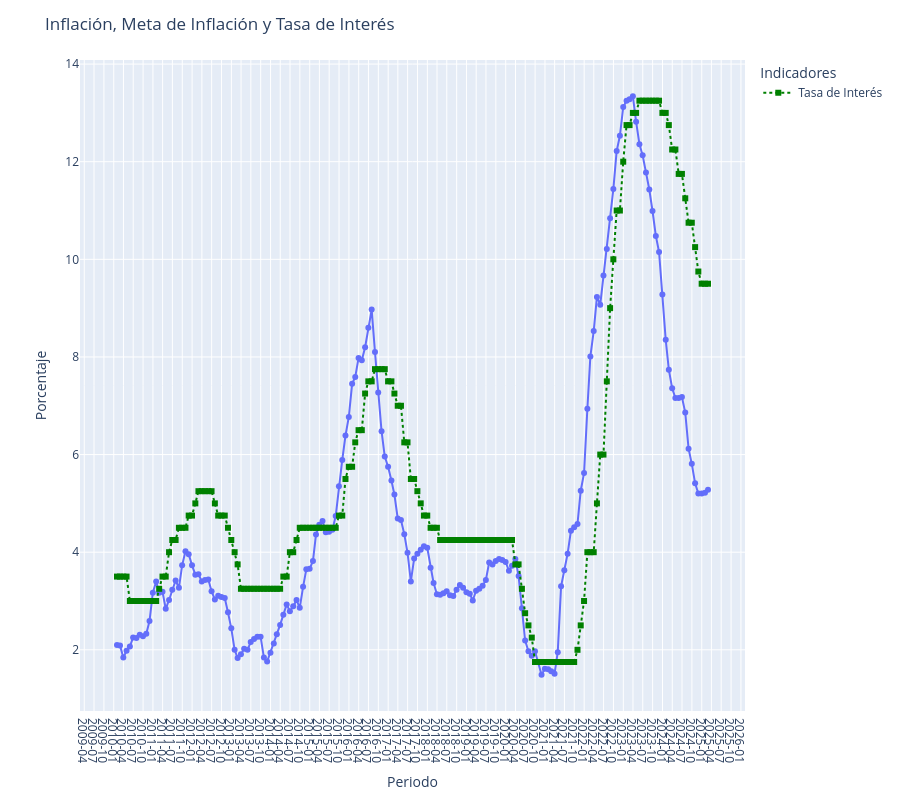

The notebook cell saved with this chart:
### Code cell
import plotly.express as px
import plotly.graph_objects as go

# Crear la figura base con la inflación
fig = px.line(df_data,
              x='periodo',
              y='inflacion',
              markers=True,
              labels={'inflacion': 'Inflación'})

# Agregar la tasa de interés
fig.add_trace(go.Scatter(
    x=df_data['periodo'],
    y=df_data['tasa_interes'],
    mode='lines+markers',
    name='Tasa de Interés',
    line=dict(dash='dot', color='green'),  # Línea punteada en verde
    marker=dict(symbol='square', size=6)
))

# Ajustar etiquetas y formato del eje X
fig.update_layout(
    title='Inflación, Meta de Inflación y Tasa de Interés',
    xaxis_title='Periodo',
    yaxis_title='Porcentaje',
    height=height,
    xaxis=dict(
        tickformat="%Y-%m",
        dtick="M3"
    ),
    legend=dict(title='Indicadores')  # Título para la leyenda
)

fig.show()

### Figure 1 — Plotly figure (JSON) as saved in the notebook; plotly's stock layout.template omitted (floating-point values rounded to 4 significant figures; data arrays with more than 128 entries replaced by an {"elided": "..."} marker saying what was removed)
{"data": [{"hovertemplate": "periodo=%{x}<br>Inflación=%{y}<extra></extra>", "legendgroup": "", "line": {"color": "#636efa", "dash": "solid"}, "marker": {"symbol": "circle"}, "mode": "lines+markers", "name": "", "orientation": "v", "showlegend": false, "type": "scatter", "x": {"elided": "182 str values"}, "xaxis": "x", "y": {"elided": "182 float values"}, "yaxis": "y"}, {"line": {"color": "green", "dash": "dot"}, "marker": {"size": 6, "symbol": "square"}, "mode": "lines+markers", "name": "Tasa de Interés", "type": "scatter", "x": {"elided": "182 str values"}, "y": {"elided": "182 float values"}}], "layout": {"height": 800, "legend": {"title": {"text": "Indicadores"}, "tracegroupgap": 0}, "margin": {"t": 60}, "title": {"text": "Inflación, Meta de Inflación y Tasa de Interés"}, "xaxis": {"anchor": "y", "domain": [0, 1], "dtick": "M3", "tickformat": "%Y-%m", "title": {"text": "Periodo"}}, "yaxis": {"anchor": "x", "domain": [0, 1], "title": {"text": "Porcentaje"}}}}
